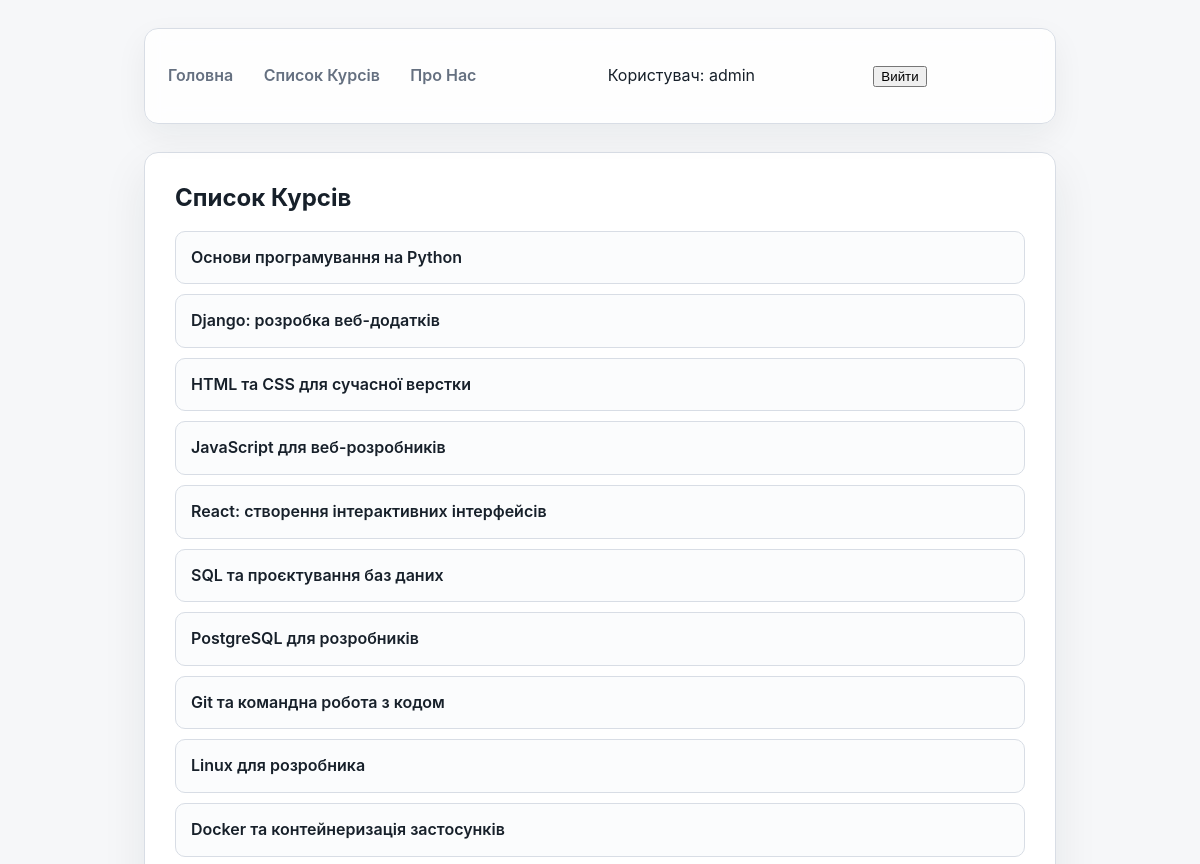
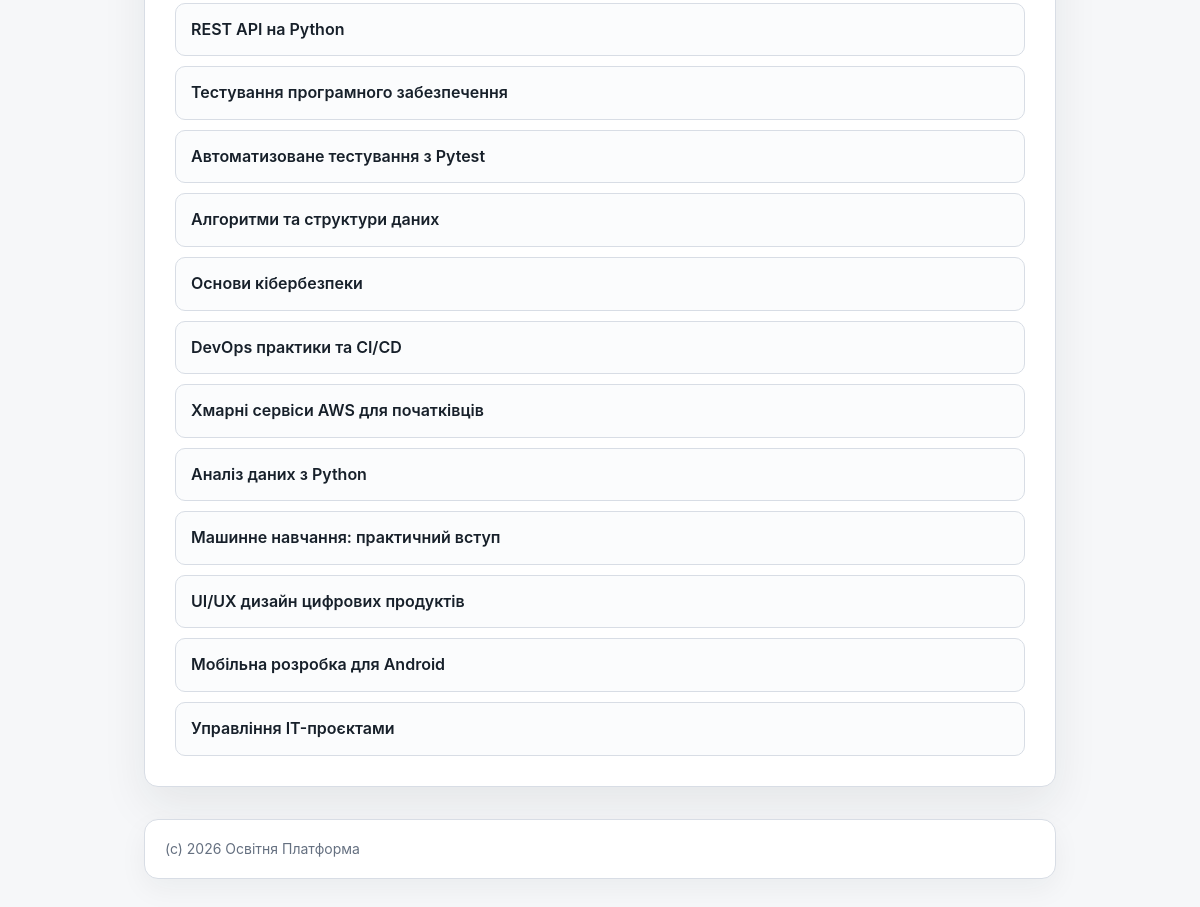
Screenshot of /courses/list/ (signed in) with the database file from the repository (2 pictures, top to bottom).
### courses/models/course.py (models this page shows, shortened)
class Course(models.Model):
    LEVELS = [
        ('beginner', 'Beginner'),
        ('intermediate', 'Intermediate'),
        ('advanced', 'Advanced'),
    ]
    name = models.CharField(max_length=200)
    description = models.TextField()
    author = models.CharField(max_length=200, null=True, blank=True)
    level = models.CharField(max_length=32, choices=LEVELS, default='beginner')
    is_test = models.BooleanField(default=False)
    created_at = models.DateTimeField(auto_now_add=True)
    updated_at = models.DateTimeField(auto_now=True)

### courses/views.py (the view)
# urls.py: path('courses/list/', CoursesListView.as_view(), name='courses_list'),
class CoursesListView(ListView):
    template_name = 'courses/courses_list.html'
    model = Course
    context_object_name = 'courses_list'

### courses/templates/courses/courses_list.html (shortened to what this page needs)
{% extends 'courses/base.html' %}
{% block main %}
<main>
    <strong>Список Курсів</strong>
    <ul>
    {% for course in courses_list %}
        <li><a href="{% url 'course_details' course.id %}">{{ course.name }}</a></li>
    {% empty %}
        Немає курсів
    {% endfor %}
    </ul>
</main>
{% endblock %}

### courses/templates/courses/includes/navbar.html (shortened to what this page needs)
<nav>
    <p>
        <a href="{% url 'home' %}">Головна</a>
        <a href="{% url 'courses_list' %}">Список Курсів</a>
        <a href="{% url 'about' %}">Про Нас</a>
    </p>
    <p>
        {% if request.user.is_authenticated %}
            <span>Користувач: {{ request.user.username }}</span>
            <form method="post" action="{% url 'logout' %}">
                <button type="submit">Вийти</button>
            </form>
        {% else %}
            <a href="{% url 'login' %}">Увійти</a>
        {% endif %}
    </p>
</nav>

### courses/static/courses/css/style.css (style rules this page uses)
:root { --bg: #f6f7f9; --surface: #ffffff; --surface-muted: #eef1f5; --text: #17202a; --muted: #657080; --border: #d8dde5; --accent: #2563eb; --accent-dark: #1d4ed8; --shadow: 0 18px 45px rgba(23, 32, 42, 0.08); }
* { box-sizing: border-box; }
html { min-height: 100%; background: var(--bg); }
body { display: flex; min-height: 100vh; flex-direction: column; max-width: 960px; margin: 0 auto; padding: 28px 24px; background: var(--bg); color: var(--text); font-family: Inter, -apple-system, BlinkMacSystemFont, "Segoe UI", Arial, sans-serif; font-size: 16px; line-height: 1.6; }
a { color: var(--accent); text-decoration: none; transition: color 150ms ease, background-color 150ms ease, border-color 150ms ease; }
nav { display: flex; align-items: center; justify-content: space-between; gap: 14px; margin-bottom: 28px; padding: 10px; border: 1px solid var(--border); border-radius: 14px; background: rgba(255, 255, 255, 0.86); box-shadow: 0 12px 32px rgba(23, 32, 42, 0.06); backdrop-filter: blur(10px); }
nav a { display: inline-flex; align-items: center; justify-content: center; min-height: 38px; padding: 8px 13px; border-radius: 10px; color: var(--muted); font-weight: 600; }
main { margin-bottom: 32px; padding: 30px; border: 1px solid var(--border); border-radius: 14px; background: var(--surface); box-shadow: var(--shadow); }
main > strong:first-child { display: block; margin-bottom: 18px; color: var(--text); font-size: 24px; line-height: 1.25; }
main ul { display: grid; gap: 10px; margin: 0; padding: 0; list-style: none; }
main li { border: 1px solid var(--border); border-radius: 10px; background: #fbfcfd; }
main li a { display: block; padding: 13px 15px; color: var(--text); font-weight: 600; }

### rows the page displays
Course: name "Основи програмування на Python"
Course: name "Django: розробка веб-додатків"
Course: name "HTML та CSS для сучасної верстки"
Course: name "JavaScript для веб-розробників"
Course: name "React: створення інтерактивних інтерфейсів"
Course: name "SQL та проєктування баз даних"
Course: name "PostgreSQL для розробників"
Course: name "Git та командна робота з кодом"
Course: name "Linux для розробника"
Course: name "Docker та контейнеризація застосунків"
Course: name "REST API на Python"
Course: name "Тестування програмного забезпечення"
Course: name "Автоматизоване тестування з Pytest"
Course: name "Алгоритми та структури даних"
Course: name "Основи кібербезпеки"
Course: name "DevOps практики та CI/CD"
Course: name "Хмарні сервіси AWS для початківців"
Course: name "Аналіз даних з Python"
Course: name "Машинне навчання: практичний вступ"
Course: name "UI/UX дизайн цифрових продуктів"
Course: name "Мобільна розробка для Android"
Course: name "Управління IT-проєктами"

### other values shown
{{ request.user.username }} "admin"
